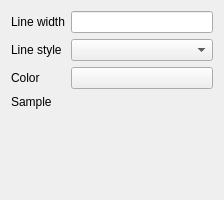
<?xml version="1.0" encoding="UTF-8"?>
<ui version="4.0">
 <class>SimpleLineSymbolWidget</class>
 <widget class="QWidget" name="SimpleLineSymbolWidget">
  <property name="geometry">
   <rect>
    <x>0</x>
    <y>0</y>
    <width>224</width>
    <height>200</height>
   </rect>
  </property>
  <property name="windowTitle">
   <string>Form</string>
  </property>
  <layout class="QFormLayout" name="formLayout_2">
   <property name="fieldGrowthPolicy">
    <enum>QFormLayout::AllNonFixedFieldsGrow</enum>
   </property>
   <item row="0" column="0">
    <widget class="QLabel" name="label">
     <property name="text">
      <string>Line width</string>
     </property>
    </widget>
   </item>
   <item row="1" column="0">
    <widget class="QLabel" name="label_2">
     <property name="text">
      <string>Line style</string>
     </property>
    </widget>
   </item>
   <item row="0" column="1">
    <widget class="QLineEdit" name="lineWidth"/>
   </item>
   <item row="1" column="1">
    <widget class="QComboBox" name="lineStyles"/>
   </item>
   <item row="2" column="0">
    <widget class="QLabel" name="label_3">
     <property name="text">
      <string>Color</string>
     </property>
    </widget>
   </item>
   <item row="2" column="1">
    <widget class="ColorPickerButtont" name="colorBtn">
     <property name="text">
      <string/>
     </property>
    </widget>
   </item>
   <item row="3" column="0">
    <widget class="QLabel" name="label_4">
     <property name="text">
      <string>Sample</string>
     </property>
    </widget>
   </item>
   <item row="3" column="1">
    <widget class="QLabel" name="sample">
     <property name="text">
      <string/>
     </property>
    </widget>
   </item>
  </layout>
 </widget>
 <customwidgets>
  <customwidget>
   <class>ColorPickerButtont</class>
   <extends>QPushButton</extends>
   <header>ColorPickerButtont.h</header>
  </customwidget>
 </customwidgets>
 <resources/>
 <connections/>
</ui>
